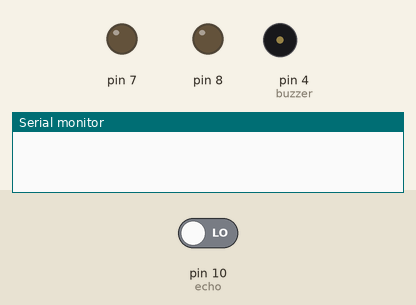
Simulated run of this sketch. Board: Arduino Uno, built with avr-gcc and run on an emulated ATmega328P. On the bench: output pins drawn as LEDs (lit = HIGH), buzzer (waves = sounding, pin HIGH), the last lines printed to the serial monitor. Inputs (shaded band) come from the test bench; at power-on: pin 10 (echo) LOW. Pins used as bus, display or sensor lines are not drawn.

Above: at 0.1 s.
At 1.2 s:
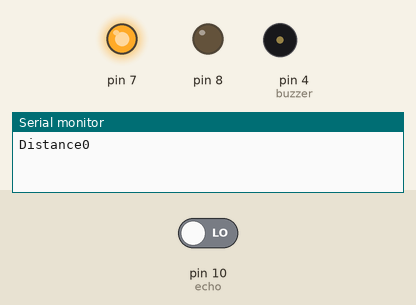
Timing chart, 0 to 2.7 s (numbered marks = the images above):
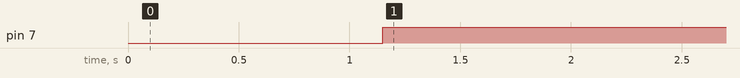

Measured:
- by itself, pin 7: LOW → HIGH at 1.2 s

The sketch:

waterlevel.ino
```cpp
const int trigger =9;
const int echo =10;
const int redlight = 7;
const int greenlight =8;
const int buzzer = 4;
 long duration;
  int distance;
void setup()
{
  pinMode(9,OUTPUT);
  pinMode(7,OUTPUT);
  pinMode(8,OUTPUT);
  pinMode(4,OUTPUT);
  pinMode(10,INPUT);
  Serial.begin(9600);
}
void loop()
{
digitalWrite(9,LOW);
delay(50);
digitalWrite(9,HIGH);
delay(100);
digitalWrite(9,LOW);

duration=pulseIn(echo,HIGH);
distance =duration*0.034/2;
if(distance>50)
{
 digitalWrite(7,LOW);
 digitalWrite(8,LOW);
 tone(buzzer,1000,200);
}
else if(distance<50&& distance>20){
  digitalWrite(7,LOW);
  digitalWrite(8,HIGH);
  noTone(buzzer);
}
else if(distance<20){
  digitalWrite(7,HIGH);
  digitalWrite(8,LOW);
  noTone(buzzer);
}
Serial.print("Distance");
Serial.println(distance);
}
```
